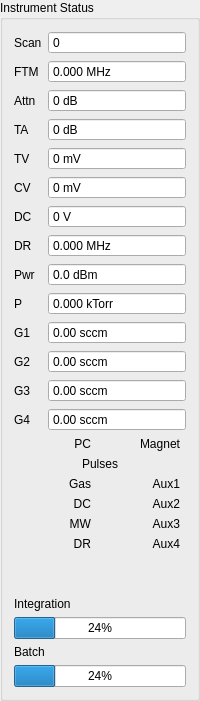
      <widget class="QGroupBox" name="statusGroupBox">
       <property name="minimumSize">
        <size>
         <width>200</width>
         <height>0</height>
        </size>
       </property>
       <property name="title">
        <string>Instrument Status</string>
       </property>
       <layout class="QVBoxLayout" name="verticalLayout_3">
        <item>
         <layout class="QFormLayout" name="formLayout">
          <property name="fieldGrowthPolicy">
           <enum>QFormLayout::ExpandingFieldsGrow</enum>
          </property>
          <property name="rowWrapPolicy">
           <enum>QFormLayout::WrapLongRows</enum>
          </property>
          <item row="0" column="0">
           <widget class="QLabel" name="label_3">
            <property name="text">
             <string>Scan</string>
            </property>
           </widget>
          </item>
          <item row="0" column="1">
           <widget class="QSpinBox" name="scanSpinBox">
            <property name="sizePolicy">
             <sizepolicy hsizetype="Expanding" vsizetype="Fixed">
              <horstretch>0</horstretch>
              <verstretch>0</verstretch>
             </sizepolicy>
            </property>
            <property name="focusPolicy">
             <enum>Qt::NoFocus</enum>
            </property>
            <property name="readOnly">
             <bool>true</bool>
            </property>
            <property name="buttonSymbols">
             <enum>QAbstractSpinBox::NoButtons</enum>
            </property>
            <property name="keyboardTracking">
             <bool>false</bool>
            </property>
            <property name="maximum">
             <number>2147483647</number>
            </property>
           </widget>
          </item>
          <item row="1" column="0">
           <widget class="QLabel" name="ftmLabel">
            <property name="text">
             <string>FTM</string>
            </property>
           </widget>
          </item>
          <item row="1" column="1">
           <widget class="QDoubleSpinBox" name="ftmDoubleSpinBox">
            <property name="sizePolicy">
             <sizepolicy hsizetype="Expanding" vsizetype="Fixed">
              <horstretch>0</horstretch>
              <verstretch>0</verstretch>
             </sizepolicy>
            </property>
            <property name="focusPolicy">
             <enum>Qt::NoFocus</enum>
            </property>
            <property name="readOnly">
             <bool>true</bool>
            </property>
            <property name="buttonSymbols">
             <enum>QAbstractSpinBox::NoButtons</enum>
            </property>
            <property name="keyboardTracking">
             <bool>false</bool>
            </property>
            <property name="suffix">
             <string> MHz</string>
            </property>
            <property name="decimals">
             <number>3</number>
            </property>
            <property name="maximum">
             <double>90000.000000000000000</double>
            </property>
           </widget>
          </item>
          <item row="2" column="0">
           <widget class="QLabel" name="attenuationLabel">
            <property name="text">
             <string>Attn</string>
            </property>
           </widget>
          </item>
          <item row="2" column="1">
           <widget class="QSpinBox" name="attenuationSpinBox">
            <property name="sizePolicy">
             <sizepolicy hsizetype="Expanding" vsizetype="Fixed">
              <horstretch>0</horstretch>
              <verstretch>0</verstretch>
             </sizepolicy>
            </property>
            <property name="focusPolicy">
             <enum>Qt::NoFocus</enum>
            </property>
            <property name="readOnly">
             <bool>true</bool>
            </property>
            <property name="buttonSymbols">
             <enum>QAbstractSpinBox::NoButtons</enum>
            </property>
            <property name="keyboardTracking">
             <bool>false</bool>
            </property>
            <property name="suffix">
             <string> dB</string>
            </property>
            <property name="prefix">
             <string/>
            </property>
            <property name="maximum">
             <number>10000000</number>
            </property>
           </widget>
          </item>
          <item row="3" column="0">
           <widget class="QLabel" name="label_20">
            <property name="text">
             <string>TA</string>
            </property>
           </widget>
          </item>
          <item row="3" column="1">
           <widget class="QSpinBox" name="taSpinBox">
            <property name="sizePolicy">
             <sizepolicy hsizetype="Expanding" vsizetype="Fixed">
              <horstretch>0</horstretch>
              <verstretch>0</verstretch>
             </sizepolicy>
            </property>
            <property name="readOnly">
             <bool>true</bool>
            </property>
            <property name="buttonSymbols">
             <enum>QAbstractSpinBox::NoButtons</enum>
            </property>
            <property name="suffix">
             <string> dB</string>
            </property>
            <property name="prefix">
             <string/>
            </property>
            <property name="maximum">
             <number>10000000</number>
            </property>
           </widget>
          </item>
          <item row="4" column="0">
           <widget class="QLabel" name="cvLabel">
            <property name="text">
             <string>TV</string>
            </property>
           </widget>
          </item>
          <item row="4" column="1">
           <widget class="QSpinBox" name="tvSpinBox">
            <property name="sizePolicy">
             <sizepolicy hsizetype="Expanding" vsizetype="Fixed">
              <horstretch>0</horstretch>
              <verstretch>0</verstretch>
             </sizepolicy>
            </property>
            <property name="toolTip">
             <string>Most recent cavity tuning voltage, in digitizer levels.</string>
            </property>
            <property name="readOnly">
             <bool>true</bool>
            </property>
            <property name="buttonSymbols">
             <enum>QAbstractSpinBox::NoButtons</enum>
            </property>
            <property name="suffix">
             <string> mV</string>
            </property>
            <property name="minimum">
             <number>-1</number>
            </property>
            <property name="maximum">
             <number>2147483647</number>
            </property>
           </widget>
          </item>
          <item row="5" column="0">
           <widget class="QLabel" name="label_21">
            <property name="text">
             <string>CV</string>
            </property>
           </widget>
          </item>
          <item row="5" column="1">
           <widget class="QSpinBox" name="cvSpinBox">
            <property name="sizePolicy">
             <sizepolicy hsizetype="Expanding" vsizetype="Fixed">
              <horstretch>0</horstretch>
              <verstretch>0</verstretch>
             </sizepolicy>
            </property>
            <property name="readOnly">
             <bool>true</bool>
            </property>
            <property name="buttonSymbols">
             <enum>QAbstractSpinBox::NoButtons</enum>
            </property>
            <property name="suffix">
             <string> mV</string>
            </property>
            <property name="minimum">
             <number>-10000</number>
            </property>
            <property name="maximum">
             <number>1000000</number>
            </property>
           </widget>
          </item>
          <item row="6" column="0">
           <widget class="QLabel" name="dcLabel">
            <property name="text">
             <string>DC</string>
            </property>
           </widget>
          </item>
          <item row="6" column="1">
           <widget class="QSpinBox" name="dcSpinBox">
            <property name="sizePolicy">
             <sizepolicy hsizetype="Expanding" vsizetype="Fixed">
              <horstretch>0</horstretch>
              <verstretch>0</verstretch>
             </sizepolicy>
            </property>
            <property name="focusPolicy">
             <enum>Qt::NoFocus</enum>
            </property>
            <property name="readOnly">
             <bool>true</bool>
            </property>
            <property name="buttonSymbols">
             <enum>QAbstractSpinBox::NoButtons</enum>
            </property>
            <property name="keyboardTracking">
             <bool>false</bool>
            </property>
            <property name="suffix">
             <string> V</string>
            </property>
            <property name="minimum">
             <number>-10000</number>
            </property>
            <property name="maximum">
             <number>10000</number>
            </property>
           </widget>
          </item>
          <item row="7" column="0">
           <widget class="QLabel" name="drLabel">
            <property name="text">
             <string>DR</string>
            </property>
           </widget>
          </item>
          <item row="7" column="1">
           <widget class="QDoubleSpinBox" name="drDoubleSpinBox">
            <property name="sizePolicy">
             <sizepolicy hsizetype="Expanding" vsizetype="Fixed">
              <horstretch>0</horstretch>
              <verstretch>0</verstretch>
             </sizepolicy>
            </property>
            <property name="focusPolicy">
             <enum>Qt::NoFocus</enum>
            </property>
            <property name="readOnly">
             <bool>true</bool>
            </property>
            <property name="buttonSymbols">
             <enum>QAbstractSpinBox::NoButtons</enum>
            </property>
            <property name="keyboardTracking">
             <bool>false</bool>
            </property>
            <property name="suffix">
             <string> MHz</string>
            </property>
            <property name="decimals">
             <number>3</number>
            </property>
            <property name="minimum">
             <double>-10.000000000000000</double>
            </property>
            <property name="maximum">
             <double>1000000000.000000000000000</double>
            </property>
           </widget>
          </item>
          <item row="8" column="0">
           <widget class="QLabel" name="pwrLabel">
            <property name="text">
             <string>Pwr</string>
            </property>
           </widget>
          </item>
          <item row="8" column="1">
           <widget class="QDoubleSpinBox" name="powerDoubleSpinBox">
            <property name="sizePolicy">
             <sizepolicy hsizetype="Expanding" vsizetype="Fixed">
              <horstretch>0</horstretch>
              <verstretch>0</verstretch>
             </sizepolicy>
            </property>
            <property name="focusPolicy">
             <enum>Qt::NoFocus</enum>
            </property>
            <property name="readOnly">
             <bool>true</bool>
            </property>
            <property name="buttonSymbols">
             <enum>QAbstractSpinBox::NoButtons</enum>
            </property>
            <property name="keyboardTracking">
             <bool>false</bool>
            </property>
            <property name="suffix">
             <string> dBm</string>
            </property>
            <property name="decimals">
             <number>1</number>
            </property>
            <property name="minimum">
             <double>-100.000000000000000</double>
            </property>
           </widget>
          </item>
          <item row="9" column="0">
           <widget class="QLabel" name="pLabel">
            <property name="text">
             <string>P</string>
            </property>
           </widget>
          </item>
          <item row="9" column="1">
           <widget class="QDoubleSpinBox" name="pDoubleSpinBox">
            <property name="sizePolicy">
             <sizepolicy hsizetype="Expanding" vsizetype="Fixed">
              <horstretch>0</horstretch>
              <verstretch>0</verstretch>
             </sizepolicy>
            </property>
            <property name="focusPolicy">
             <enum>Qt::NoFocus</enum>
            </property>
            <property name="readOnly">
             <bool>true</bool>
            </property>
            <property name="buttonSymbols">
             <enum>QAbstractSpinBox::NoButtons</enum>
            </property>
            <property name="keyboardTracking">
             <bool>false</bool>
            </property>
            <property name="suffix">
             <string> kTorr</string>
            </property>
            <property name="decimals">
             <number>3</number>
            </property>
            <property name="minimum">
             <double>-100.000000000000000</double>
            </property>
            <property name="maximum">
             <double>100.000000000000000</double>
            </property>
           </widget>
          </item>
          <item row="10" column="0">
           <widget class="QLabel" name="g1Label">
            <property name="text">
             <string>G1</string>
            </property>
           </widget>
          </item>
          <item row="10" column="1">
           <widget class="QDoubleSpinBox" name="g1DoubleSpinBox">
            <property name="sizePolicy">
             <sizepolicy hsizetype="Expanding" vsizetype="Fixed">
              <horstretch>0</horstretch>
              <verstretch>0</verstretch>
             </sizepolicy>
            </property>
            <property name="focusPolicy">
             <enum>Qt::NoFocus</enum>
            </property>
            <property name="readOnly">
             <bool>true</bool>
            </property>
            <property name="buttonSymbols">
             <enum>QAbstractSpinBox::NoButtons</enum>
            </property>
            <property name="keyboardTracking">
             <bool>false</bool>
            </property>
            <property name="suffix">
             <string> sccm</string>
            </property>
            <property name="minimum">
             <double>-1000.000000000000000</double>
            </property>
            <property name="maximum">
             <double>1000.000000000000000</double>
            </property>
           </widget>
          </item>
          <item row="11" column="0">
           <widget class="QLabel" name="g2Label">
            <property name="text">
             <string>G2</string>
            </property>
           </widget>
          </item>
          <item row="11" column="1">
           <widget class="QDoubleSpinBox" name="g2DoubleSpinBox">
            <property name="sizePolicy">
             <sizepolicy hsizetype="Expanding" vsizetype="Fixed">
              <horstretch>0</horstretch>
              <verstretch>0</verstretch>
             </sizepolicy>
            </property>
            <property name="focusPolicy">
             <enum>Qt::NoFocus</enum>
            </property>
            <property name="readOnly">
             <bool>true</bool>
            </property>
            <property name="buttonSymbols">
             <enum>QAbstractSpinBox::NoButtons</enum>
            </property>
            <property name="keyboardTracking">
             <bool>false</bool>
            </property>
            <property name="suffix">
             <string> sccm</string>
            </property>
            <property name="minimum">
             <double>-1000.000000000000000</double>
            </property>
            <property name="maximum">
             <double>1000.000000000000000</double>
            </property>
           </widget>
          </item>
          <item row="12" column="0">
           <widget class="QLabel" name="g3Label">
            <property name="text">
             <string>G3</string>
            </property>
           </widget>
          </item>
          <item row="12" column="1">
           <widget class="QDoubleSpinBox" name="g3DoubleSpinBox">
            <property name="sizePolicy">
             <sizepolicy hsizetype="Expanding" vsizetype="Fixed">
              <horstretch>0</horstretch>
              <verstretch>0</verstretch>
             </sizepolicy>
            </property>
            <property name="focusPolicy">
             <enum>Qt::NoFocus</enum>
            </property>
            <property name="readOnly">
             <bool>true</bool>
            </property>
            <property name="buttonSymbols">
             <enum>QAbstractSpinBox::NoButtons</enum>
            </property>
            <property name="keyboardTracking">
             <bool>false</bool>
            </property>
            <property name="suffix">
             <string> sccm</string>
            </property>
            <property name="minimum">
             <double>-1000.000000000000000</double>
            </property>
            <property name="maximum">
             <double>1000.000000000000000</double>
            </property>
           </widget>
          </item>
          <item row="13" column="0">
           <widget class="QLabel" name="g4Label">
            <property name="text">
             <string>G4</string>
            </property>
           </widget>
          </item>
          <item row="13" column="1">
           <widget class="QDoubleSpinBox" name="g4DoubleSpinBox">
            <property name="sizePolicy">
             <sizepolicy hsizetype="Expanding" vsizetype="Fixed">
              <horstretch>0</horstretch>
              <verstretch>0</verstretch>
             </sizepolicy>
            </property>
            <property name="focusPolicy">
             <enum>Qt::NoFocus</enum>
            </property>
            <property name="readOnly">
             <bool>true</bool>
            </property>
            <property name="buttonSymbols">
             <enum>QAbstractSpinBox::NoButtons</enum>
            </property>
            <property name="keyboardTracking">
             <bool>false</bool>
            </property>
            <property name="suffix">
             <string> sccm</string>
            </property>
            <property name="minimum">
             <double>-1000.000000000000000</double>
            </property>
            <property name="maximum">
             <double>1000.000000000000000</double>
            </property>
           </widget>
          </item>
         </layout>
        </item>
        <item>
         <layout class="QGridLayout" name="gridLayout_3" columnstretch="1,0,1,0">
          <item row="3" column="3">
           <widget class="Led" name="aux2Led" native="true"/>
          </item>
          <item row="4" column="0">
           <widget class="QLabel" name="mwLedLabel">
            <property name="text">
             <string>MW</string>
            </property>
            <property name="alignment">
             <set>Qt::AlignRight|Qt::AlignTrailing|Qt::AlignVCenter</set>
            </property>
            <property name="margin">
             <number>5</number>
            </property>
           </widget>
          </item>
          <item row="2" column="2">
           <widget class="QLabel" name="chELedLabel">
            <property name="text">
             <string>Aux1</string>
            </property>
            <property name="alignment">
             <set>Qt::AlignRight|Qt::AlignTrailing|Qt::AlignVCenter</set>
            </property>
            <property name="margin">
             <number>5</number>
            </property>
           </widget>
          </item>
          <item row="2" column="0">
           <widget class="QLabel" name="gasLedLabel">
            <property name="text">
             <string>Gas</string>
            </property>
            <property name="alignment">
             <set>Qt::AlignRight|Qt::AlignTrailing|Qt::AlignVCenter</set>
            </property>
            <property name="margin">
             <number>5</number>
            </property>
           </widget>
          </item>
          <item row="3" column="2">
           <widget class="QLabel" name="chFLedLabel">
            <property name="text">
             <string>Aux2</string>
            </property>
            <property name="alignment">
             <set>Qt::AlignRight|Qt::AlignTrailing|Qt::AlignVCenter</set>
            </property>
            <property name="margin">
             <number>5</number>
            </property>
           </widget>
          </item>
          <item row="3" column="0">
           <widget class="QLabel" name="dcLedLabel">
            <property name="text">
             <string>DC</string>
            </property>
            <property name="alignment">
             <set>Qt::AlignRight|Qt::AlignTrailing|Qt::AlignVCenter</set>
            </property>
            <property name="margin">
             <number>5</number>
            </property>
           </widget>
          </item>
          <item row="5" column="0">
           <widget class="QLabel" name="drLedLabel">
            <property name="text">
             <string>DR</string>
            </property>
            <property name="alignment">
             <set>Qt::AlignRight|Qt::AlignTrailing|Qt::AlignVCenter</set>
            </property>
            <property name="margin">
             <number>5</number>
            </property>
           </widget>
          </item>
          <item row="4" column="2">
           <widget class="QLabel" name="chGLedLabel">
            <property name="text">
             <string>Aux3</string>
            </property>
            <property name="alignment">
             <set>Qt::AlignRight|Qt::AlignTrailing|Qt::AlignVCenter</set>
            </property>
            <property name="margin">
             <number>5</number>
            </property>
           </widget>
          </item>
          <item row="5" column="2">
           <widget class="QLabel" name="chHLedLabel">
            <property name="text">
             <string>Aux4</string>
            </property>
            <property name="alignment">
             <set>Qt::AlignRight|Qt::AlignTrailing|Qt::AlignVCenter</set>
            </property>
            <property name="margin">
             <number>5</number>
            </property>
           </widget>
          </item>
          <item row="4" column="3">
           <widget class="Led" name="aux3Led" native="true"/>
          </item>
          <item row="2" column="3">
           <widget class="Led" name="aux1Led" native="true"/>
          </item>
          <item row="1" column="0" colspan="4">
           <widget class="QLabel" name="label_24">
            <property name="text">
             <string>Pulses</string>
            </property>
            <property name="alignment">
             <set>Qt::AlignCenter</set>
            </property>
           </widget>
          </item>
          <item row="5" column="3">
           <widget class="Led" name="aux4Led" native="true"/>
          </item>
          <item row="0" column="3">
           <widget class="Led" name="magnetLed" native="true"/>
          </item>
          <item row="3" column="1">
           <widget class="Led" name="dcLed" native="true"/>
          </item>
          <item row="0" column="0">
           <widget class="QLabel" name="label_12">
            <property name="text">
             <string>PC</string>
            </property>
            <property name="alignment">
             <set>Qt::AlignRight|Qt::AlignTrailing|Qt::AlignVCenter</set>
            </property>
           </widget>
          </item>
          <item row="0" column="1">
           <widget class="Led" name="pressureLed" native="true"/>
          </item>
          <item row="5" column="1">
           <widget class="Led" name="drLed" native="true"/>
          </item>
          <item row="2" column="1">
           <widget class="Led" name="gasLed" native="true"/>
          </item>
          <item row="0" column="2">
           <widget class="QLabel" name="magLedLabel">
            <property name="text">
             <string>Magnet</string>
            </property>
            <property name="alignment">
             <set>Qt::AlignRight|Qt::AlignTrailing|Qt::AlignVCenter</set>
            </property>
           </widget>
          </item>
          <item row="4" column="1">
           <widget class="Led" name="mwLed" native="true"/>
          </item>
         </layout>
        </item>
        <item>
         <spacer name="verticalSpacer">
          <property name="orientation">
           <enum>Qt::Vertical</enum>
          </property>
          <property name="sizeHint" stdset="0">
           <size>
            <width>20</width>
            <height>40</height>
           </size>
          </property>
         </spacer>
        </item>
        <item>
         <layout class="QVBoxLayout" name="verticalLayout_2">
          <item>
           <widget class="QLabel" name="label">
            <property name="text">
             <string>Integration</string>
            </property>
           </widget>
          </item>
          <item>
           <widget class="QProgressBar" name="shotsProgressBar">
            <property name="value">
             <number>24</number>
            </property>
           </widget>
          </item>
          <item>
           <widget class="QLabel" name="label_2">
            <property name="text">
             <string>Batch</string>
            </property>
           </widget>
          </item>
          <item>
           <widget class="QProgressBar" name="batchProgressBar">
            <property name="value">
             <number>24</number>
            </property>
           </widget>
          </item>
         </layout>
        </item>
       </layout>
      </widget>
